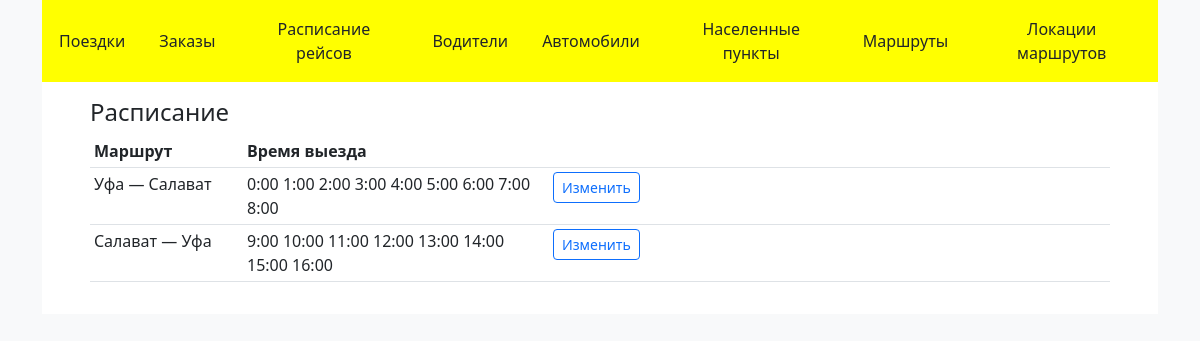
The page /choose-route on the database as committed earlier.
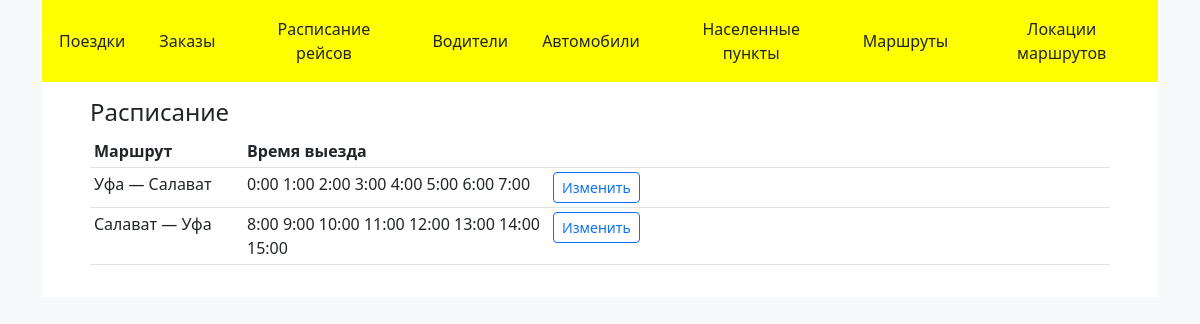
The same page on the database as committed later.
### main/models.py (models this page shows, shortened)
class ScheduledRoute(models.Model):
    time = models.TimeField(auto_now=False, unique=True)
    route = models.ForeignKey(Route, related_name='times',
                              on_delete=models.CASCADE)
    class Meta:
        verbose_name_plural = 'Маршруты — время'

### main/views/choose_route.py (the view)
# urls.py: path('choose-route', views.choose_route.choose),
def choose(request):
    schedule = ScheduledRoute.objects.all()
    tt = []
    routes = Route.objects.all().order_by('start_area')
    for r in routes:
        times = []
        for time in r.times.all().order_by('time'):
            times.append(time.time)
        tt.append((f"{r.start_area} — {r.finish_area}", times, r.id))
    form = RouteChoosingForm()
    dic = {
        'form': form,
        'schedule': schedule,
        'title': 'Расписание',
        'tt': tt,
    }
    return render(request, 'main/choose_route.html', dic)

### main/forms.py
class RouteChoosingForm(forms.Form):
    route = forms.ModelChoiceField(
        label='Маршрут',
        widget=forms.Select(attrs={
            "class": "form-control",
            'oninvalid': f"setCustomValidity('{ch_mes}')",
            'oninput': "setCustomValidity('')",
        }),
        queryset=Route.objects.all().order_by('start_area')
    )
    required_css_class = rcc
    class Meta:
        model = ScheduledRoute
        exclude = []

### main/models.py (called while the page is built)
    def __str__(self):
        return self.name

### main/templates/main/choose_route.html (shortened to what this page needs)
{% extends 'main/base.html' %}
{% block content %}
<div>
    <table class="table table-sm table-hover" width="50%">
        <thead>
        <tr>
            <th class="" width="15%">
                Маршрут
            </th>
            <th class="" width="30%">
                Время выезда
            </th>
            <th class="">
            </th>
        </tr>
        </thead>
        <tbody>
            {% for t in tt %}
                <tr>
                    <td>{{ t.0 }}</td>
                    <td>
                        {% for ti in t.1 %}
                            {{ ti }}
                        {% endfor %}
                    </td>
                    <td>
                        <form method="post" action="route/{{ t.2 }}/0" class="">
                            <input type="submit"  value='Изменить'
                                   class="btn btn-outline-primary btn-sm justify-content-end"/>
                        </form>
                    </td>
                </tr>
            {% endfor %}
        </tbody>
    </table>
</div>
{% endblock %}

Rows that differ between the two databases and show on the page:
removed ScheduledRoute: 1 "16:00"
